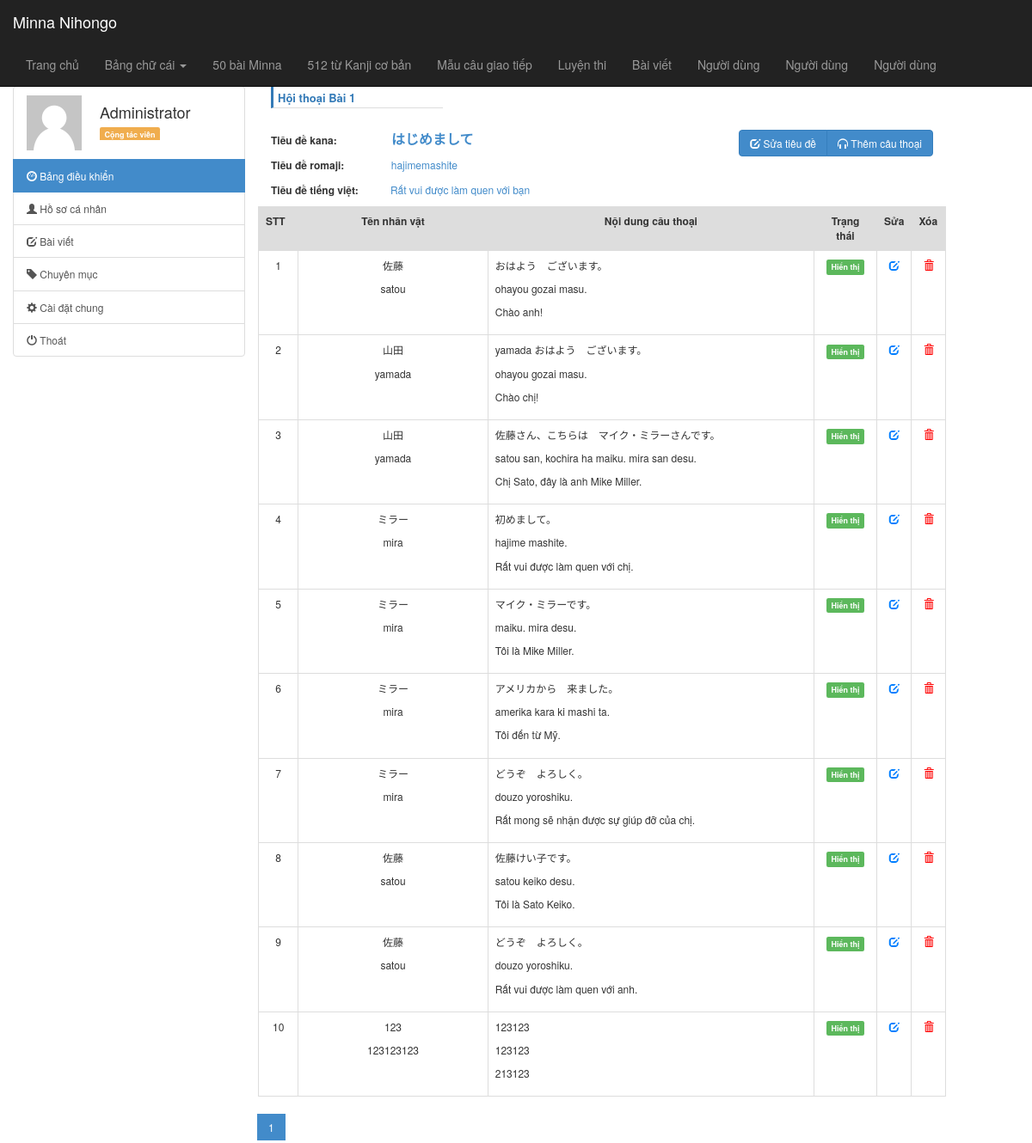
Page /admin/index.php?controller=kaiwas&id=1 (signed in) on the committed database.
### tables this page shows
CREATE TABLE `tbl_lesson` (
  `id` int(5) NOT NULL,
  `name` varchar(50) NOT NULL,
  `new_words_audio` varchar(200) NOT NULL,
  `kaiwa_audio` varchar(200) NOT NULL,
  `mondai_audio` varchar(200) NOT NULL,
  `bunkei_audio` varchar(200) NOT NULL,
  `reibun_audio` varchar(200) NOT NULL,
  `flag` tinyint(1) NOT NULL DEFAULT '1'
);

CREATE TABLE `tbl_kaiwa` (
  `id` int(5) NOT NULL,
  `lesson_id` int(5) NOT NULL,
  `title` varchar(200) NOT NULL,
  `romaji_title` varchar(200) NOT NULL,
  `vietnam_title` varchar(200) NOT NULL,
  `flag` tinyint(1) NOT NULL DEFAULT '1'
);

CREATE TABLE `tbl_kaiwa_content` (
  `id` int(5) NOT NULL,
  `name_jp` varchar(100) NOT NULL,
  `name_rm` varchar(100) NOT NULL,
  `content_jp` varchar(1000) NOT NULL,
  `content_rm` varchar(1000) NOT NULL,
  `content_vn` varchar(1000) NOT NULL,
  `sort_no` int(5) NOT NULL,
  `kaiwa_id` int(5) NOT NULL,
  `flag` tinyint(1) NOT NULL DEFAULT '1'
);

### admin/controller/controller_profile_sidebar.php (called while the page is built)
<?php
    $name = isset($_SESSION["username"]) ? $_SESSION["username"]:"";
    $arr_profile = fetch("select * from tbl_admin where username = '$name'");
    $arr_profile = $arr_profile[0];
    include "view/view_profile_sidebar.php";
?>

### admin/model/model.php (called while the page is built, shortened)
<?php
    $db = mysqli_connect($hostname,$username,$password,$database);
    mysqli_set_charset($db,"UTF8");
    function fetch($sql){
        global $db;
        $result = mysqli_query($db,$sql);
        $arr = array();
        while($rows = mysqli_fetch_assoc($result)) {
            $arr[] = $rows;
        }
        return $arr;
    }
    function fetch_one($sql) {
        global $db;
        $query = mysqli_query($db,$sql);
        return mysqli_fetch_assoc($query);
    }
?>

### admin/controller/controller_kaiwas.php (called while the page is built, shortened)
<?php
    $lessId = isset($_GET["id"]) ? $_GET["id"]:0;
    $lesson = [];
    if ($lessId) {
        $lesson = fetch_one("select * from tbl_lesson where id = '$lessId'");
    } else {
        header("location:index.php?controller=kaiwas");
    }
    $record_perpage = 10;
    $total_record = fetch_one("select count(*) as total from tbl_kaiwa_content");
    $num_page = ceil($total_record["total"]/$record_perpage);
    $page = isset($_GET["p"]) ? $_GET["p"]:0;
    $page = $page <= 0 ? 0:$page-1;
    $from = $page * $record_perpage;
    $kaiwaTitle = fetch_one("select * from tbl_kaiwa where lesson_id=$lessId");
    $kaiwa_id = $kaiwaTitle['id'];
    if (empty($kaiwaTitle)) {
        $kaiwaContents = [];
    } else {
        $kaiwaContents = fetch("select * from tbl_kaiwa_content where kaiwa_id=$kaiwa_id order by id asc limit $from,$record_perpage");
    }
    include "view/view_kaiwas.php";
?>

### admin/view/view_kaiwas.php (the view, shortened to what this page needs)
<div class="row">
    <div class="col-md-12">
        <div class="col-md-12"  style="margin-bottom: 15px; ">
            <p class="bd-primary" style="width: 200px;">Hội thoại <?= (isset($lesson['name']))?$lesson['name']:"";?></p>
        </div>
        <div class="col-md-12" style="<?= isset($style_ed)?$style_ed:"";?>">
            <div style="float:left">
                <p>
                    <b style="margin-right:60px; ";>Tiêu đề kana: </b>
                    <span style="color: #428bca;font-size: 16px; font-weight: 600";><?= isset($kaiwaTitle['title'])?$kaiwaTitle['title']:"";?></span>
                </p>
                <p>
                    <b style="margin-right:51px; ";>Tiêu đề romaji: </b>
                    <span style="color: #428bca;";><?= isset($kaiwaTitle['romaji_title'])?$kaiwaTitle['romaji_title']:"";?></span>
                </p>
                <p>
                    <b style="margin-right:34px; ";>Tiêu đề tiếng việt: </b>
                    <span style="color: #428bca;";><?= isset($kaiwaTitle['vietnam_title'])?$kaiwaTitle['vietnam_title']:"";?></span>
                </p>
            </div>
            <div class="btn-group pull-right" role="group" aria-label="...">
                    <a class="btn btn-primary" data-toggle="modal" onclick="editTitleKaiwa(<?= $kaiwaTitle['id']?>)" data-target="#editModal">
                        <i class="glyphicon glyphicon-edit"></i> Sửa tiêu đề
                    </a>
                    <a class="btn btn-primary" data-toggle="modal" data-target="#con_kaiwa">
                        <i class="glyphicon glyphicon-headphones"></i> Thêm câu thoại
                    </a>
            </div>
        </div>
        <table cellpadding="5" class="table table-bordered table-hover">
            <tbody class="questionList">
                <tr style="background-color: #ddd; text-align: center; ">
                    <th style="width: 50px; ">STT</th>
                    <th style="width: 300px; text-align: center; ">Tên nhân vật</th>
                    <th style="width: 550px; text-align: center; ">Nội dung câu thoại</th>
                    <th style="width: 80px; text-align: center; ">Trạng thái</th>
                    <th style="width: 40px;">Sửa</th>
                    <th style="width: 40px;">Xóa</th>
                </tr>
                <?php
                    $stt = 0;
                    foreach ($kaiwaContents as $kaiwaContent) {
                        $stt++;
                ?>
                <tr style="text-align: center;">
                    <td><?= $stt;?></td>
                    <td>
                        <p><?= $kaiwaContent['name_jp']?></p>
                        <p><?= $kaiwaContent['name_rm']?></p>
                    </td>
                    <td style="text-align: left">
                        <p><?= $kaiwaContent['content_jp']?></p>
                        <p><?= $kaiwaContent['content_rm']?></p>
                        <p><?= $kaiwaContent['content_vn']?></p>
                    </td>
                    <td>
                        <span class="label <?php echo ($kaiwaContent["flag"] == 1) ? "label-success":"label-danger";?>">
                            <?php echo ($kaiwaContent["flag"] == 1) ? "Hiển thị":"Tạm ẩn";?>
                        </span>
                    </td>
                    <td class="btn-edit">
                        <a data-toggle="modal" data-target="#edit_con_kaiwa" href="#" onclick="editContentKaiwa(<?= $kaiwaContent['id'];?>)"><i class="glyphicon glyphicon-edit"></i></a>
                    </td>
                    <td class="btn-del">
                        <a onclick="return window.confirm('Bạn có muốn xóa!')" href="index.php?controller=kaiwas&id=<?= $lessId;?>&act=delete&cid=<?php echo $kaiwaContent["id"]?>"><i class="glyphicon glyphicon-trash"></i></a>
                    </td>
                </tr>
                <?php } ?>
            </tbody>
        </table>
        <div>
            <ul class="pagination" style="margin: 0px; padding: 0px;  ">
                <?php
                    for($i=1; $i<=$num_page; $i++) {
                        if (!isset($_GET['p'])) {
                            $page = 1;
                        } else {
                            $page = $_GET['p'];
                        }
                ?>
                <li class="<?php echo ($page == $i) ? "active":"";?>">
                    <a style="border-radius: unset" href="index.php?controller=kaiwas&id=<?= $lessId;?>&p=<?php echo $i;?>"><?php echo $i;?></a>
                </li>
                <?php } ?>
            </ul>
        </div>
    </div>
</div>

### admin/view/view_profile_sidebar.php
<div class="col-md-12 sidebar">
<ul class="list-group">
<li class="list-group-item">
<div class="media">
<a class="pull-left">
<img class="media-object" src="./img/def.png" alt="Ảnh đại diện của admin" width="64px" height="64px">
</a>
<div class="media-body"  style="margin-top:10px; margin-left:85px">
<h4 class="media-heading"><?php echo $arr_profile['fullname'];?></h4>
<p class="label <?php echo ($arr_profile["level"] == 0) ? "label-primary":"label-warning";?>"><?php echo ($arr_profile["level"] == 0) ? "Quản trị viên":"Cộng tác viên";?></p>
</div>
</div>
</li>
<a class="list-group-item active" href="">
<span class="glyphicon glyphicon-dashboard"></span> Bảng điều khiển
</a>
<a class="list-group-item" href="profile">
<span class="glyphicon glyphicon-user"></span> Hồ sơ cá nhân
</a>
<a class="list-group-item" href="posts">
<span class="glyphicon glyphicon-edit"></span> Bài viết
</a>
<a class="list-group-item" href="' . $_DOMAIN . 'categories">
<span class="glyphicon glyphicon-tag"></span> Chuyên mục
</a>
<a class="list-group-item" href="' . $_DOMAIN . 'setting">
<span class="glyphicon glyphicon-cog"></span> Cài đặt chung
</a>
<a class="list-group-item" onclick="return window.confirm('Đăng xuất ngay ???')" href="?controller=logout">
<span class="glyphicon glyphicon-off"></span> Thoát
</a>
</ul>
</div>

### admin/public/css/style.css (style rules this page uses)
.wrapper-admin, .btn { font-size: 12px; }
.btn-edit a { color: #007eff; }
.btn-del a { color: red; }
.bd-primary { border-left: 3px solid #337ab7; padding: 5px 5px 1px 5px; width: 30%; color: #337ab7; font-size: 13px; font-weight: 600; border-bottom: 1px solid #ddd; }
ul.pagination>li>a { border-radius: unset !important; }

### rows in the picture
tbl_lesson: name "Bài 1"
tbl_kaiwa: title "はじめまして", romaji_title "hajimemashite", vietnam_title "Rất vui được làm quen với bạn"
tbl_kaiwa_content: name_jp "佐藤", name_rm "satou", content_jp "おはよう ございます。", content_rm "ohayou gozai masu.", content_vn "Chào anh!", flag "Hiển thị"
tbl_kaiwa_content: name_jp "山田", name_rm "yamada", content_jp "yamada おはよう ございます。", content_rm "ohayou gozai masu.", content_vn "Chào chị!", flag "Hiển thị"
tbl_kaiwa_content: name_jp "山田", name_rm "yamada", content_jp "佐藤さん、こちらは マイク・ミラーさんです。", content_rm "satou san, kochira ha maiku. mira san desu.", content_vn "Chị Sato, đây là anh Mike Miller.", flag "Hiển thị"
tbl_kaiwa_content: name_jp "ミラー", name_rm "mira", content_jp "初めまして。", content_rm "hajime mashite.", content_vn "Rất vui được làm quen với chị.", flag "Hiển thị"
tbl_kaiwa_content: name_jp "ミラー", name_rm "mira", content_jp "マイク・ミラーです。", content_rm "maiku. mira desu.", content_vn "Tôi là Mike Miller.", flag "Hiển thị"
tbl_kaiwa_content: name_jp "ミラー", name_rm "mira", content_jp "アメリカから 来ました。", content_rm "amerika kara ki mashi ta.", content_vn "Tôi đến từ Mỹ.", flag "Hiển thị"
tbl_kaiwa_content: name_jp "ミラー", name_rm "mira", content_jp "どうぞ よろしく。", content_rm "douzo yoroshiku.", content_vn "Rất mong sẽ nhận được sự giúp đỡ của chị.", flag "Hiển thị"
tbl_kaiwa_content: name_jp "佐藤", name_rm "satou", content_jp "佐藤けい子です。", content_rm "satou keiko desu.", content_vn "Tôi là Sato Keiko.", flag "Hiển thị"
tbl_kaiwa_content: name_jp "佐藤", name_rm "satou", content_jp "どうぞ よろしく。", content_rm "douzo yoroshiku.", content_vn "Rất vui được làm quen với anh.", flag "Hiển thị"
tbl_kaiwa_content: name_jp "123", name_rm "123123123", content_jp "123123", content_rm "123123", content_vn "213123", flag "Hiển thị"

### other values in the picture
$arr_profile['fullname'] "Administrator"
